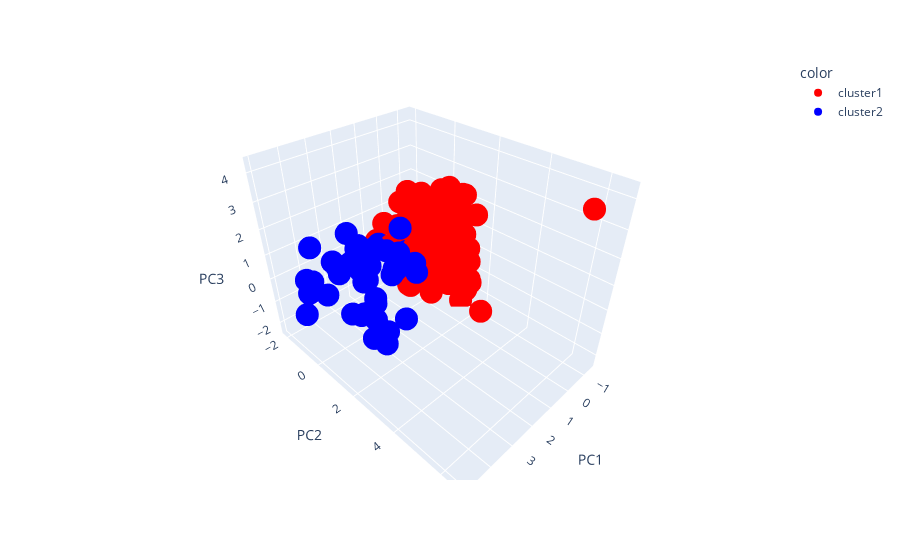

Here is the notebook cell this chart was saved with:
### Code cell
import plotly.express as px
df_plot['cluster']=df_plot['Label'].map({0:'cluster1',1:'cluster2'})
color_discrete_map = {'cluster1': 'red',  'cluster2': 'blue'}
fig = px.scatter_3d(reduced, x=reduced[:,0], y=reduced[:,1], z=reduced[:,2],
                    color=df_plot['cluster'],labels=dict(x="PC1",y="PC2",z='PC3'),
                   color_discrete_map = color_discrete_map)

fig.show()

### Figure 1 — Plotly figure (JSON) as saved in the notebook; plotly's stock layout.template omitted (floating-point values rounded to 4 significant figures; data arrays with more than 128 entries replaced by an {"elided": "..."} marker saying what was removed)
{"data": [{"hovertemplate": "color=cluster1<br>PC1=%{x}<br>PC2=%{y}<br>PC3=%{z}<extra></extra>", "legendgroup": "cluster1", "marker": {"color": "red", "symbol": "circle"}, "mode": "markers", "name": "cluster1", "scene": "scene", "showlegend": true, "type": "scatter3d", "x": {"elided": "188 float values"}, "y": {"elided": "188 float values"}, "z": {"elided": "188 float values"}}, {"hovertemplate": "color=cluster2<br>PC1=%{x}<br>PC2=%{y}<br>PC3=%{z}<extra></extra>", "legendgroup": "cluster2", "marker": {"color": "blue", "symbol": "circle"}, "mode": "markers", "name": "cluster2", "scene": "scene", "showlegend": true, "type": "scatter3d", "x": [1.298, 3.348, 4.972, 4.025, 2.058, 2.819, 1.358, 3.499, 3.347, 3.863, 4.074, 3.484, 2.145, 3.783, 2.741, 1.891, 1.06, 1.41, 3.242, 3.215, 3.365, 3.238, 2.732, 1.379, 1.408, 1.83, 2.242, 3.148, 2.867, 3.672, 4.01, 2.049, 1.018, 2.644, 3.293, 4.572, 3.081, 1.654, 0.9521, 3.232, 4.224, 2.136, 1.063, 1.809], "y": [0.04069, 1.172, -0.5484, -1.532, -2.021, 0.478, -0.5884, 1.815, -0.806, 1.033, -0.5565, 0.6761, -0.5981, 1.512, 0.007967, 0.5835, -0.1901, -0.1216, -1.093, 1.406, 1.763, 0.3513, -0.03717, 0.9743, -0.9493, -1.173, -1.239, -0.3222, -0.2596, 0.22, -1.38, 0.5143, -0.1425, -0.5243, -1.25, -0.8799, 0.2399, -0.8406, 0.08005, 0.9706, -1.598, 1.29, 0.7198, -1.033], "z": [0.4051, -0.1234, -0.6576, -0.291, 0.6705, -0.598, 0.2404, -1.412, 0.08808, -0.4138, -0.3194, -0.7789, -0.0708, -1.175, 0.3919, 0.2507, -0.2572, -0.3096, 0.2107, -1.432, -0.9819, 0.7204, -0.1067, 0.443, 0.3893, -0.01964, 0.4215, 0.6991, 1.195, -0.9487, 1.211, 0.05461, 1.252, 1.072, 0.3528, -0.1508, 0.1376, 0.4068, 0.3363, -1.023, -0.1528, -1.458, -0.2326, 0.2168]}], "layout": {"legend": {"title": {"text": "color"}, "tracegroupgap": 0}, "margin": {"t": 60}, "scene": {"domain": {"x": [0, 1], "y": [0, 1]}, "xaxis": {"title": {"text": "PC1"}}, "yaxis": {"title": {"text": "PC2"}}, "zaxis": {"title": {"text": "PC3"}}}}}
